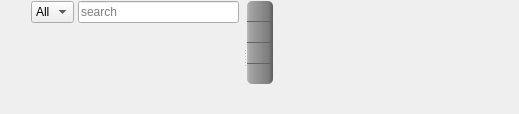
<?xml version="1.0" encoding="UTF-8"?>
<ui version="4.0">
 <class>Form</class>
 <widget class="QWidget" name="Form">
  <property name="geometry">
   <rect>
    <x>0</x>
    <y>0</y>
    <width>519</width>
    <height>114</height>
   </rect>
  </property>
  <property name="minimumSize">
   <size>
    <width>0</width>
    <height>20</height>
   </size>
  </property>
  <property name="windowTitle">
   <string>Snippets</string>
  </property>
  <layout class="QGridLayout" name="gridLayout_3">
   <property name="margin">
    <number>1</number>
   </property>
   <property name="spacing">
    <number>0</number>
   </property>
   <item row="0" column="0">
    <widget class="QSplitter" name="split_main">
     <property name="orientation">
      <enum>Qt::Horizontal</enum>
     </property>
     <property name="class" stdset="0">
      <string>pluginHorizontal</string>
     </property>
     <widget class="QFrame" name="frame">
      <property name="frameShape">
       <enum>QFrame::NoFrame</enum>
      </property>
      <property name="frameShadow">
       <enum>QFrame::Raised</enum>
      </property>
      <property name="class" stdset="0">
       <string/>
      </property>
      <layout class="QGridLayout" name="gridLayout">
       <property name="horizontalSpacing">
        <number>4</number>
       </property>
       <property name="verticalSpacing">
        <number>2</number>
       </property>
       <property name="margin">
        <number>0</number>
       </property>
       <item row="0" column="2">
        <widget class="QLineEdit" name="le_search">
         <property name="placeholderText">
          <string>search</string>
         </property>
        </widget>
       </item>
       <item row="0" column="1">
        <widget class="QComboBox" name="cb_ext">
         <item>
          <property name="text">
           <string>All</string>
          </property>
         </item>
        </widget>
       </item>
       <item row="0" column="0">
        <widget class="QPushButton" name="b_reload">
         <property name="maximumSize">
          <size>
           <width>26</width>
           <height>16777215</height>
          </size>
         </property>
         <property name="toolTip">
          <string>reload snippets directory</string>
         </property>
         <property name="styleSheet">
          <string notr="true">QPushButton,QToolButton {
border:0px;
background:transparent;
}</string>
         </property>
         <property name="text">
          <string/>
         </property>
         <property name="icon">
          <iconset>
           <normaloff>../../style/img/refresh.png</normaloff>../../style/img/refresh.png</iconset>
         </property>
        </widget>
       </item>
       <item row="1" column="0" colspan="4">
        <widget class="QListWidget" name="li_snips">
         <property name="styleSheet">
          <string notr="true">QListWidget {background:transparent;}</string>
         </property>
         <property name="frameShape">
          <enum>QFrame::NoFrame</enum>
         </property>
         <property name="isWrapping" stdset="0">
          <bool>false</bool>
         </property>
         <property name="resizeMode">
          <enum>QListView::Adjust</enum>
         </property>
         <property name="viewMode">
          <enum>QListView::ListMode</enum>
         </property>
        </widget>
       </item>
      </layout>
     </widget>
     <widget class="QFrame" name="frame_2">
      <property name="styleSheet">
       <string notr="true">QPushButton,QToolButton {
	background-color: qlineargradient(spread:pad, x1:1, y1:1, x2:0, y2:1, stop:0.00995025 rgba(94, 94, 94, 255), stop:0.174129 rgba(125, 125, 125, 255), stop:0.890547 rgba(164, 164, 164, 255), stop:1 rgba(188, 188, 188, 255));
	border:0px;
	padding:3px;
	padding-left:6px;
	padding-right:6px;
}
QPushButton:hover,QToolButton:hover {
	background-color: qlineargradient(spread:pad, x1:1, y1:1, x2:0, y2:1, stop:0.00995025 rgba(114, 114, 114, 255), stop:0.174129 rgba(145, 145, 145, 255), stop:0.890547 rgba(184, 184, 184, 255), stop:1 rgba(208, 208, 208, 255));
}</string>
      </property>
      <property name="frameShape">
       <enum>QFrame::NoFrame</enum>
      </property>
      <property name="frameShadow">
       <enum>QFrame::Raised</enum>
      </property>
      <property name="class" stdset="0">
       <string/>
      </property>
      <layout class="QGridLayout" name="gridLayout_2">
       <property name="horizontalSpacing">
        <number>4</number>
       </property>
       <property name="verticalSpacing">
        <number>0</number>
       </property>
       <property name="margin">
        <number>0</number>
       </property>
       <item row="3" column="0">
        <widget class="QPushButton" name="b_new">
         <property name="maximumSize">
          <size>
           <width>26</width>
           <height>16777215</height>
          </size>
         </property>
         <property name="toolTip">
          <string>new snippet</string>
         </property>
         <property name="styleSheet">
          <string notr="true">QPushButton,QToolButton {
	border-top:1px solid rgb(100,100,100);
}</string>
         </property>
         <property name="text">
          <string/>
         </property>
         <property name="icon">
          <iconset>
           <normaloff>../../style/img/new.png</normaloff>../../style/img/new.png</iconset>
         </property>
        </widget>
       </item>
       <item row="0" column="0">
        <widget class="QPushButton" name="b_insert">
         <property name="maximumSize">
          <size>
           <width>26</width>
           <height>16777215</height>
          </size>
         </property>
         <property name="toolTip">
          <string>insert into current editor</string>
         </property>
         <property name="styleSheet">
          <string notr="true">QPushButton,QToolButton {
	border-bottom:1px solid rgb(100,100,100);
	border-top-right-radius:5px;
	border-top-left-radius:5px;
}</string>
         </property>
         <property name="text">
          <string/>
         </property>
         <property name="icon">
          <iconset>
           <normaloff>../../style/img/up.png</normaloff>../../style/img/up.png</iconset>
         </property>
        </widget>
       </item>
       <item row="1" column="0">
        <widget class="QPushButton" name="b_edit">
         <property name="maximumSize">
          <size>
           <width>26</width>
           <height>16777215</height>
          </size>
         </property>
         <property name="toolTip">
          <string>edit snippet</string>
         </property>
         <property name="text">
          <string/>
         </property>
         <property name="icon">
          <iconset>
           <normaloff>../../style/img/edit.png</normaloff>../../style/img/edit.png</iconset>
         </property>
        </widget>
       </item>
       <item row="0" column="1" rowspan="6">
        <widget class="QPlainTextEdit" name="te_code">
         <property name="styleSheet">
          <string notr="true">background:transparent;</string>
         </property>
         <property name="frameShape">
          <enum>QFrame::NoFrame</enum>
         </property>
         <property name="readOnly">
          <bool>true</bool>
         </property>
        </widget>
       </item>
       <item row="5" column="0">
        <spacer name="verticalSpacer">
         <property name="orientation">
          <enum>Qt::Vertical</enum>
         </property>
         <property name="sizeHint" stdset="0">
          <size>
           <width>20</width>
           <height>2</height>
          </size>
         </property>
        </spacer>
       </item>
       <item row="4" column="0">
        <widget class="QPushButton" name="b_fldr">
         <property name="maximumSize">
          <size>
           <width>26</width>
           <height>16777215</height>
          </size>
         </property>
         <property name="toolTip">
          <string>open snippet directory</string>
         </property>
         <property name="styleSheet">
          <string notr="true">QPushButton,QToolButton {
	border-top:1px solid rgb(100,100,100);
	border-bottom-right-radius:5px;
	border-bottom-left-radius:5px;
}</string>
         </property>
         <property name="text">
          <string/>
         </property>
         <property name="icon">
          <iconset>
           <normaloff>../../style/img/folder_open.png</normaloff>../../style/img/folder_open.png</iconset>
         </property>
        </widget>
       </item>
      </layout>
     </widget>
    </widget>
   </item>
  </layout>
 </widget>
 <resources/>
 <connections/>
</ui>
